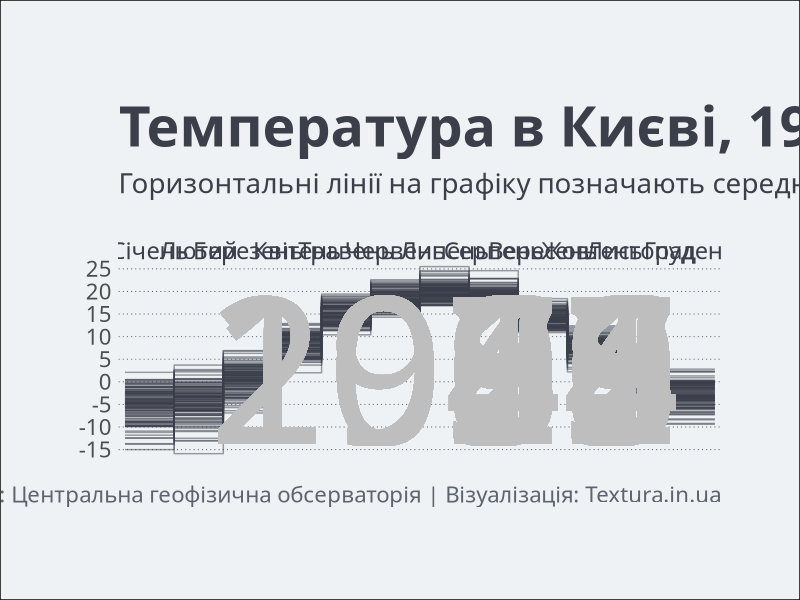

Here is the R script that generated this plot: (Note: this script raises an error after producing the figure.)
library(ggplot2)
library(gganimate)
library(dplyr)
library(stringr)

weather <- read.csv('weather.csv', stringsAsFactors = FALSE)


#filter data
weather <- weather %>% 
  filter(year >= 1900) %>% 
  mutate(month = factor(month, levels = unique(weather$month), ordered = TRUE),
         month_numeric = as.numeric(month))

#get min and max for every month
ranges <- weather %>% 
  group_by(month) %>% 
  filter(temperature == min(temperature, na.rm = TRUE) | 
         temperature == max(temperature, na.rm = TRUE))

#generate data to trick geom_step
fake_data <- weather %>% 
  filter(month_numeric ==  12) %>% 
  mutate(month = '', month_numeric = 13)

#combine
weather <- rbind.data.frame(weather, fake_data)

#generate data for fancy x axis month positioning
xaxis <- data.frame(x = seq(1.5, 12.5, 1),
                    y = 29,
                    label = levels(weather$month)[1:12])



#plot
g <- ggplot(weather, aes(frame = year, cumulative = TRUE))+
  geom_step(aes(x = month_numeric, y = temperature, group = year), color = '#3A3F4A', alpha = 0.5)+
  geom_text(aes(x = 7.5, y = 2.5, label = year, frame = year, family = 'Ubuntu Condensed'), 
            size = 52, color = 'gray', inherit.aes = F)+
  geom_text(data = xaxis, aes(x = x, y = y, label = label, family = 'Ubuntu Condensed'), 
            size = 6, color = '#3A3F4A', inherit.aes = F)+
  scale_x_continuous(breaks = 1:13, labels = NULL, expand = c(0.01, 0.01))+
  scale_y_continuous(breaks = seq(-15, 25, 5), limits = c(-17, 31),
                     expand = c(0, 0))+
  labs(title = "Температура в Києві, 1900-2014 рік",
       subtitle = str_wrap("Горизонтальні лінії на графіку позначають середню температуру для кожного місяця за період спостережень з 1900 до 2014 року", 160),
       caption = "\nДані: Центральна геофізична обсерваторія | Візуалізація: Textura.in.ua")+
  theme_minimal()+
    theme(text = element_text(family = 'Ubuntu Condensed', face = 'plain', color = '#3A3F4A'),
          axis.title = element_blank(),
          axis.text = element_text(size = 16),
          axis.text.x = element_blank(),
          panel.grid.major = element_line(size = 0.35, linetype = 'dotted', color = '#5D646F'),
          panel.grid.major.x = element_blank(),
          panel.grid.minor = element_blank(),
          plot.title = element_text(face = 'bold', size = 40, margin = margin(b = 10, t = 20)),
          plot.subtitle = element_text(size = 20, face = 'plain', margin = margin(b = 30)),
          plot.caption = element_text(size = 16, margin = margin(b = 10), color = '#5D646F'),
          plot.background = element_rect(fill = '#EFF2F4'),
          plot.margin = unit(c(2, 2, 2, 2), 'cm'))

gganimate(g, title_frame = F, filename = 'weather.gif', ani.height = 1000, ani.width = 1200, 
          interval = 0.25, loop = 4)
